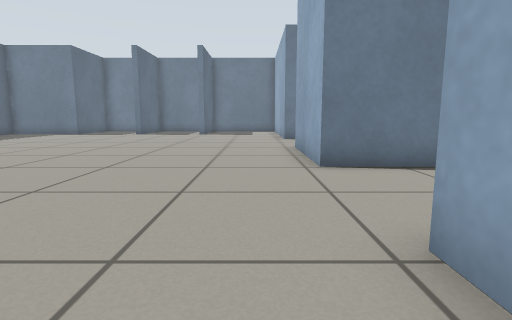
[1] (above)

20 first-person views from a walk through a world built for the Gazebo simulator. The camera is 0.5 m above the floor, tilts 8° down and sees 80° across. The floor is counted in squares, 0.5 m on a side. Each view is taken from the middle of a square. On the plan, view 1 faces up. The plan holds only what a view shows up to about 12 squares ahead; the rest is blank.

[2]
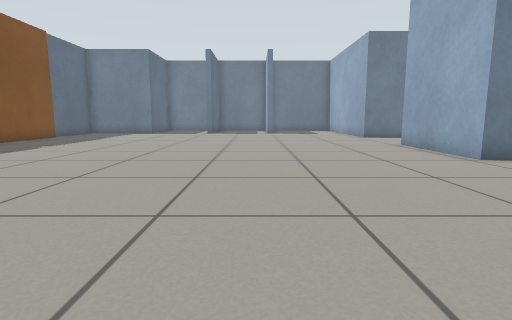

[3]
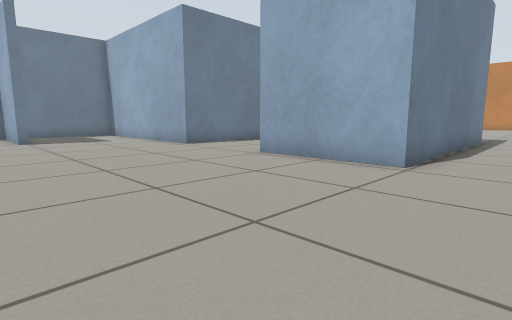

[4]
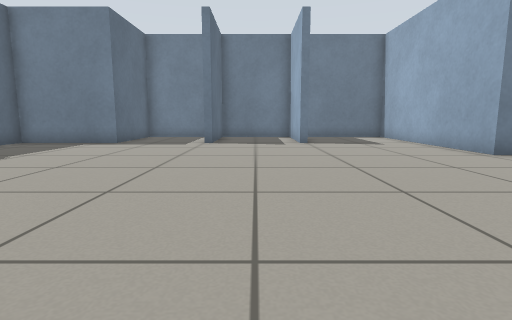

[5]
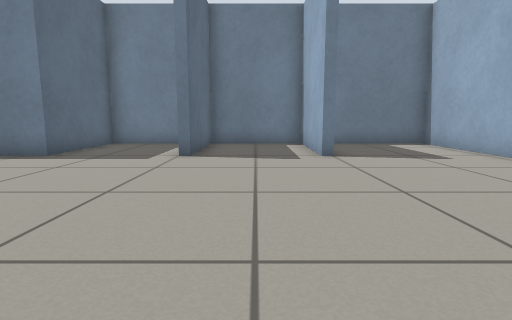

[6]
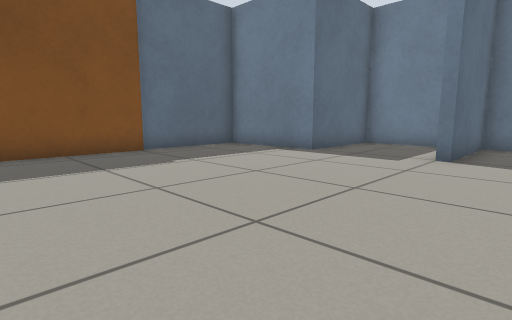

[7]
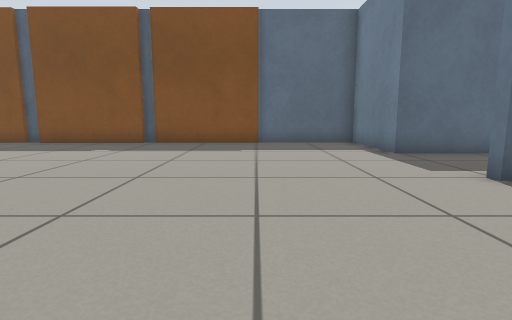

[8]
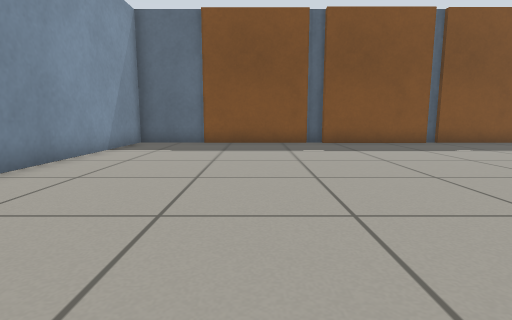

[9]
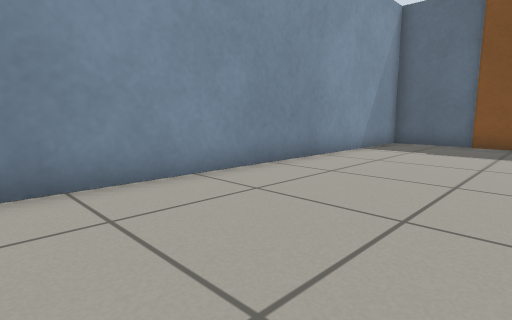

[10]
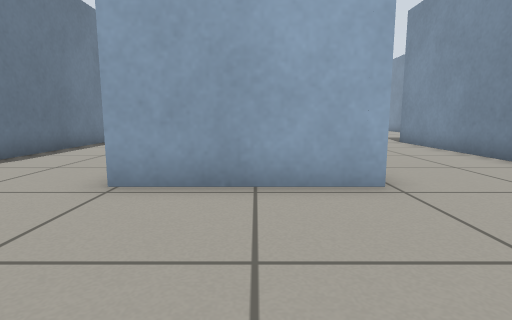

[11]
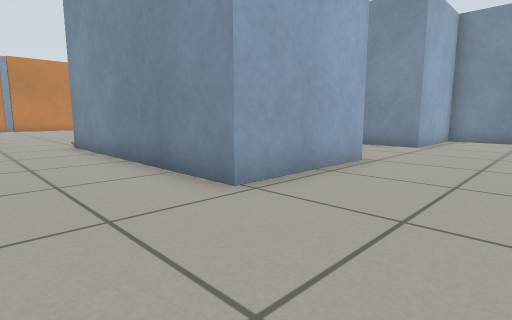

[12]
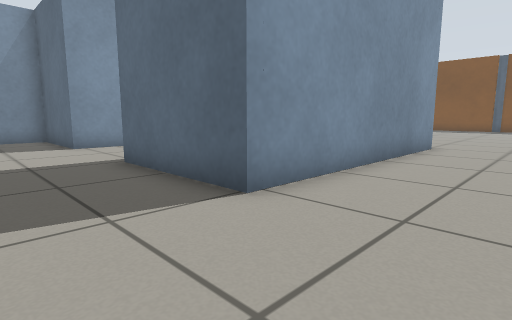

[13]
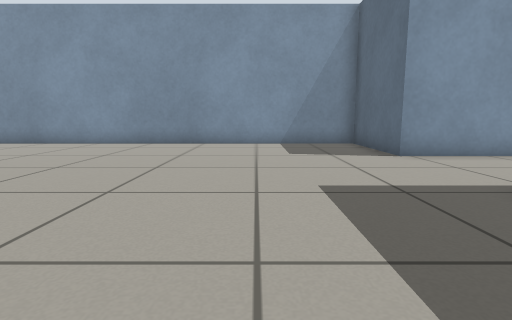

[14]
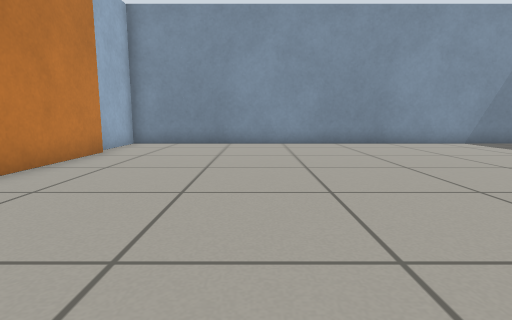

[15]
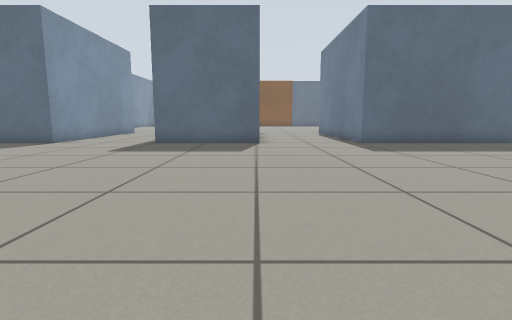

[16]
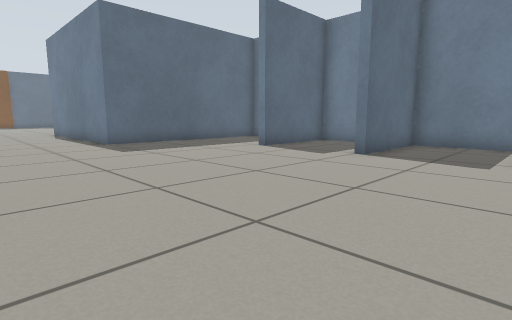

[17]
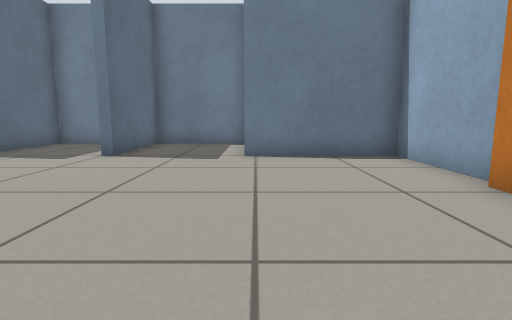

[18]
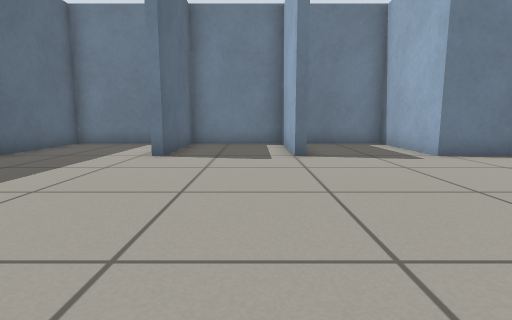

[19]
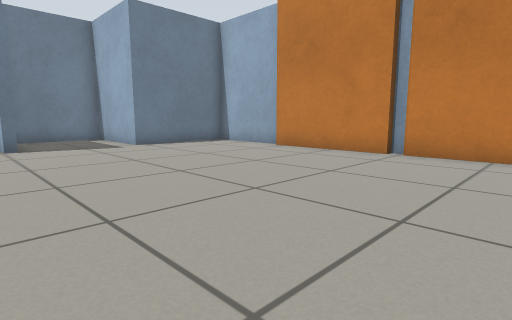

[20]
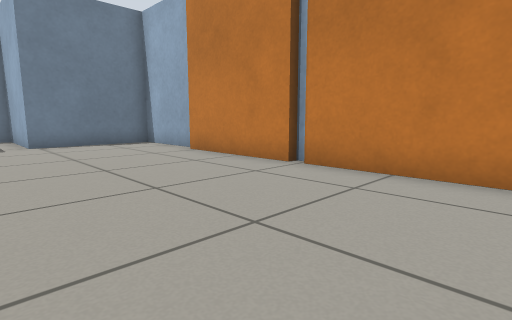

### Floor plan
Ten units are one square. View 1 is at (0, 0); x grows to the right and y downward. Boxes are objects, and circles mark ways between rooms. Rooms are numbered by the first view taken in them; rooms with no view inside come last. Other rooms are left out.
<svg viewBox="-146 -220 398 241">
<path fill="none" stroke="#000" d="M13 -61 13 -101M-139 -96 -139 -55M-141 -101 -141 -95M-141 -56 -141 -49M13 -140 13 -215 -21 -215M-139 -50 -139 -9M-29 -178 -33 -178 -33 -215 -67 -215 -67 -177M-139 -141 -139 -100M-141 -10 -141 16 -23 16M-8 16 13 16 13 -22M-79 -215 -104 -215 -104 -178 -141 -178 -141 -141M170 -177 170 -215 136 -215 136 -177M247 -99 247 -103 244 -103 244 -144M244 -64 244 -100M247 -145 247 -178 207 -178 207 -215 173 -215 173 -177M244 -13 244 -49M121 -215 93 -215 93 -140 41 -140M26 -140 13 -140M13 -101 93 -101 93 -61 13 -61M13 -22 93 -22 93 16 247 16 247 -9"/>
<circle cx="20" cy="-120" r="3" fill="#2a7"/>
<circle cx="20" cy="-40" r="3" fill="#2a7"/>
<text x="-60" y="-90">1</text>
<text x="150" y="-90">2</text>
</svg>
Room 1 opens to room 2.

Where each view was taken, in squares from view 1:
view 1: 0 up, 0 right, facing up
view 2: 1 down, 4 left, facing up
view 3: 4 up, 5 left, facing up-right
view 4: 6 up, 5 left, facing up
view 5: 10 up, 5 left, facing up
view 6: 10 up, 5 left, facing up-left
view 7: 14 up, 2 left, facing left
view 8: 3 up, 2 left, facing left
view 9: 3 up, 2 left, facing down-left
view 10: 8 up, 3 left, facing right
view 11: 13 up, 2 left, facing down-right
view 12: 13 up, 12 right, facing down-left
view 13: 10 up, 13 right, facing down
view 14: 10 up, 20 right, facing down
view 15: 10 up, 21 right, facing left
view 16: 10 up, 21 right, facing up-left
view 17: 10 up, 21 right, facing up
view 18: 10 up, 16 right, facing up
view 19: 7 up, 16 right, facing up-right
view 20: 6 up, 19 right, facing up-right
